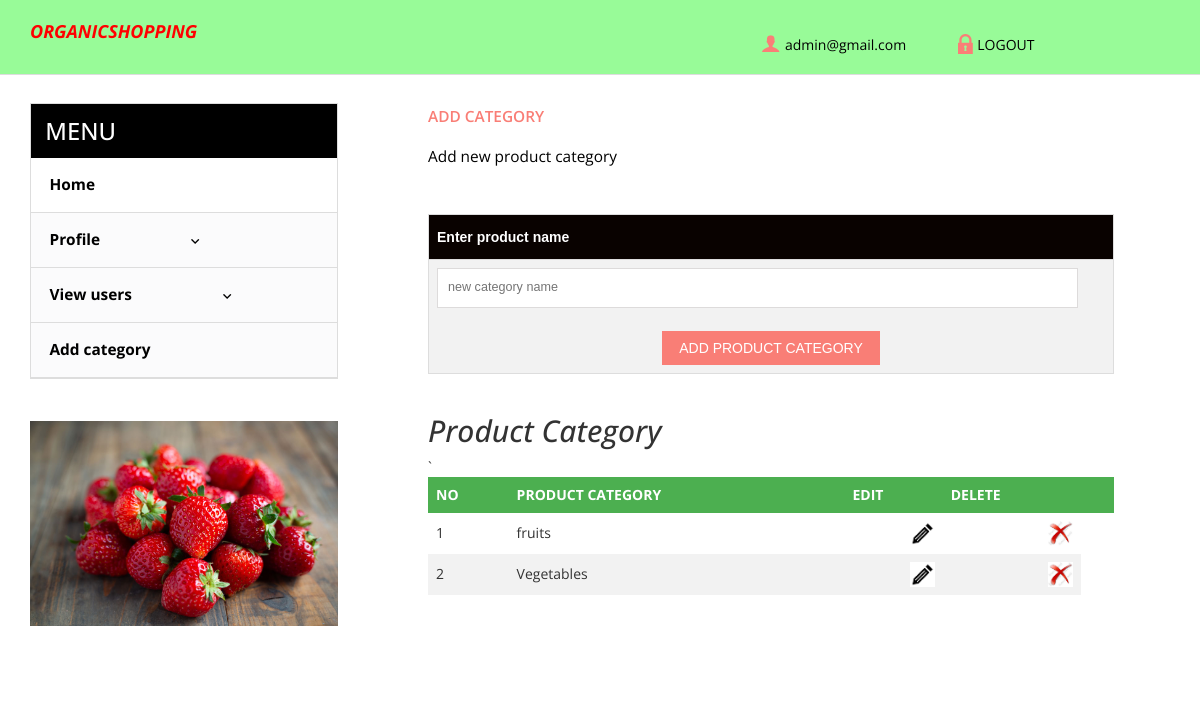
The app's page /addcat.php (signed in) with its own data.
### tables this page shows
CREATE TABLE `tbl_product_category` (
  `product_category_id` int(11) NOT NULL,
  `prod_category_name` varchar(20) NOT NULL
);

### addcat.php (the view, shortened to what this page needs)
<?php
if(isset($_SESSION['alogin'])){
	$mail=$_SESSION['alogin'];
?>
<?php
$con=mysqli_connect("localhost","root","","organic_shop_db")or die ("Couldnt connect");
?>
<!DOCTYPE html>
<html>
<head>
<link href="css/bootstrap.css" rel="stylesheet" type="text/css" media="all" />
<link href="css/style.css" rel="stylesheet" type="text/css" media="all" />
</head>
<body>
	<div class="header">
		<div class="bottom-header" style="background-color:palegreen;">
			<div class="container">
				<div class="header-bottom-left">
					<div class="logo">
						<font size="4"><strong><i> <b><p style="color:red;">ORGANICSHOPPING </p> </b></i></strong></font>
					</div>
					<div class="clearfix"> </div>
				</div>
				<div class="header-bottom-right">
						<div class="account"><a href="admin_profile.php"><span> </span><?php echo $mail?></a></div>
							<ul class="login">
								<li><a href="logout.php"><span> </span>LOGOUT</a></li>
							</ul>
				</div>
				<div class="clearfix"> </div>
			</div>
		</div>
	</div>
	<div class="container">
      	   <div class="account_grid">
			   <div class=" login-right">
			  	<h3>ADD CATEGORY</h3>
				<p style="color:black">Add new product category</p>
		<table id="designs">
		<tr>
		<th>Enter product name</th>
		</tr>
		<tr>
		<form action="addcat.php" method="POST" name="add_new_prod_cat" id="add_new_prod_cat">
						<td>
			<input type="text" name="prod_category_name" id="prod_category_name" autocomplete="off" onblur="checkNewProdCat()" placeholder="new category name" value="" required>
					<span id="nerrorname" class="errmessage">    </span>
						<center><input type="submit" name="newprod_cat_s" id="newprod_cat_s" value="Add product category">	</center>
						</td>
					</form>
		</table>
		<br>
<h2 font size="4"><i> Product Category</i> </h2>
<table>
  <tr>
    <th>NO </th>
    <th>PRODUCT CATEGORY</th>
    <th>EDIT</th>
	<th>DELETE<th>
  </tr>
<tbody>
`							   <?php
									  $checknamep="Select * from tbl_product_category";
                                          $disp_presult=mysqli_query($con,$checknamep);
										  $counter = 0;
while($row=mysqli_fetch_array($disp_presult))
                                          {
                                            ?>
                                            <tr>
                                                <td><?php echo ++$counter; ?></td>
                                                <td>  <?php echo $row["prod_category_name"];?></td>
                                                <td class="text-right"><a style="color:#FF0000;"href="docedit.php?k=<?php echo $row['product_category_id']?>& j=<?php echo $row['prod_category_name']?>"><img src="images/edit.png" width="25" height="25"></a></td>
                                                <td class="text-right"><a style="color:#FF0000;"  href="dodelete.php?j=<?php echo $row['product_category_id']?>"><img src="images/delete.jfif" width="25" height="25"></a></td>
                                            </tr>
                                            <?php
                                          }
                                          ?>
                                        </tbody>
</table>
			   </div>
			 </div>
			 <div class="sub-cate">
				<div class=" top-nav rsidebar span_1_of_left">
		 <ul class="menu">
		<h3 class="cate">MENU</h3>
		<ul class="cute">
		<li ><a href="admin_home.php">Home</a></li>
		</ul>
		<ul class="menu">
		<li class="item2"><a href="view_users.php">Profile<img class="arrow-img " src="images/arrow1.png" alt=""/></a>
		</li>
		<li class="item2"><a href="view_users.php">View users<img class="arrow-img " src="images/arrow1.png" alt=""/></a>
		</li>
				<li>
			<ul class="kid-menu">
				<li><a href="addcat.php">Add category</a></li>
					</div>
	   		     		<img class="img-responsive chain" src="images/a.jpg" alt=" " />
<?php
}
else
{
	header('Location:login.php');
}
?>

### css/style.css (style rules this page uses)
body { background: #fff; font-family: 'Open Sans', sans-serif; }
body a { transition: 0.5s all; -webkit-transition: 0.5s all; -o-transition: 0.5s all; -ms-transition: 0.5s all; -moz-transition: 0.5s all; }
.bottom-header { border-bottom: 1px solid #ddd; padding: 0.7em 0 1em; }
.header-bottom-left { float: left; width: 55%; }
.logo { float:left; width: 27%; margin-top:9px; }
.header-bottom-right { float: right; width: 37%; text-align: center; padding-top:1.7em; }
.account,.cart { float:left; width:40%; }
.account a span { background: url(../images/img-sprite.png)-117px -30px; width: 26px; height: 26px; display: inline-block; vertical-align: middle; }
.account a,.cart a ,ul.login li a { text-decoration:none; font-size: 1em; color: #000; }
ul.login { float:left; width:36%; margin:0; }
ul.login li { display:inline-block; }
ul.login li a span { background: url(../images/img-sprite.png) -143px -29px; width: 26px; height: 26px; display: inline-block; vertical-align: middle; }
h3.cate { color: #fff; font-size: 1.7em; padding: 0.6em ; background: #000; margin: 0; }
ul.kid-menu { display: block !important; }
.menu { width: auto; height: auto; padding: 0; list-style: none; margin: 0; background: #FBFBFC; }
ul { padding: 0; list-style: none; }
.menu > li > a { width: 100%; line-height: 3.5em; text-indent: 1.2em; display: block; position: relative; color: #000; font-size: 1.1em; text-decoration:none; border-bottom: 1px solid #ddd; font-weight:700; }
.menu ul li a { width: 100%; display: block; position: relative; font-size:1.1em; font-weight: 400; color: #000; text-decoration:none; border-bottom: 1px solid #ddd; font-weight:700; line-height: 3.5em; text-indent: 1.2em; }
.menu ul.kid-menu li a { border-bottom: none; }
ul.kid-menu { padding: 0; margin: 0; }
ul.kid-menu li { list-style: none; border-bottom: 1px solid #ddd; }
ul.cute li { background: #fff; }
.arrow-img { padding: 0em 0em 0 6.5em; }
.sub-cate,.slide-grid { float: left; }
.top-nav { border: 1px solid #ddd; }
.sub-cate { width: 27%; margin: 2em 2em 0 0; }
.chain { margin: 0 auto; padding: 3em 0; }
.women-product,.account_grid,.register,.single_top,.main { width: 70%; float: right; }
.login-left h3, .login-right h3 { color: #F97E76; font-size: 1.1em; text-transform: uppercase; font-weight: 600; padding-bottom: 0.5em; }
.login-left p, .login-right p { color: #555; display: block; font-size: 1.1em; margin: 0 0 1.5em 0; line-height: 1.8em; width: 95%; }
.login-right form { padding: 1em 0; }
.login-right span { color: #555; font-size:0.9em; padding-bottom: 0.2em; display: block; text-transform: uppercase; }
.login-right input[type="text"] { border: 1px solid #DDDBDB; outline-color:#fb4d01; width: 96%; font-size:0.9em; padding:10px; }
.login-right input[type="submit"] { background:#F97E76; color: #FFF; font-size: 1em; padding: 0.5em 1.2em; transition: 0.5s all; -webkit-transition: 0.5s all; -moz-transition: 0.5s all; -o-transition: 0.5s all; display: inline-block; text-transform: uppercase; border:none; outline:none; }
.account_grid { padding: 1em 4em 2em; }
@media (max-width:1280px) { .arrow-img { padding: 0em 0em 0 5.5em; } }

### addcat.php (style rules this page uses)
.errmessage { color:red; }
#designs { font-family: "Trebuchet MS", Arial, Helvetica, sans-serif; border-collapse: collapse; width: 100%; }
#designs td, #designs th { border: 1px solid #ddd; padding: 8px; }
#designs tr:nth-child(even) { background-color: #f2f2f2; }
#designs th { padding-top: 12px; padding-bottom: 12px; text-align: left; background-color: #090200 ; color: white; }
table { border-collapse: collapse; width: 100%; }
th, td { text-align: left; padding: 8px; }
tr:nth-child(even) { background-color: #f2f2f2 }
th { background-color: #4CAF50; color: white; }

### records on screen
tbl_product_category: prod_category_name "fruits"
tbl_product_category: prod_category_name "Vegetables"

### other values on screen
$mail "admin@gmail.com"
